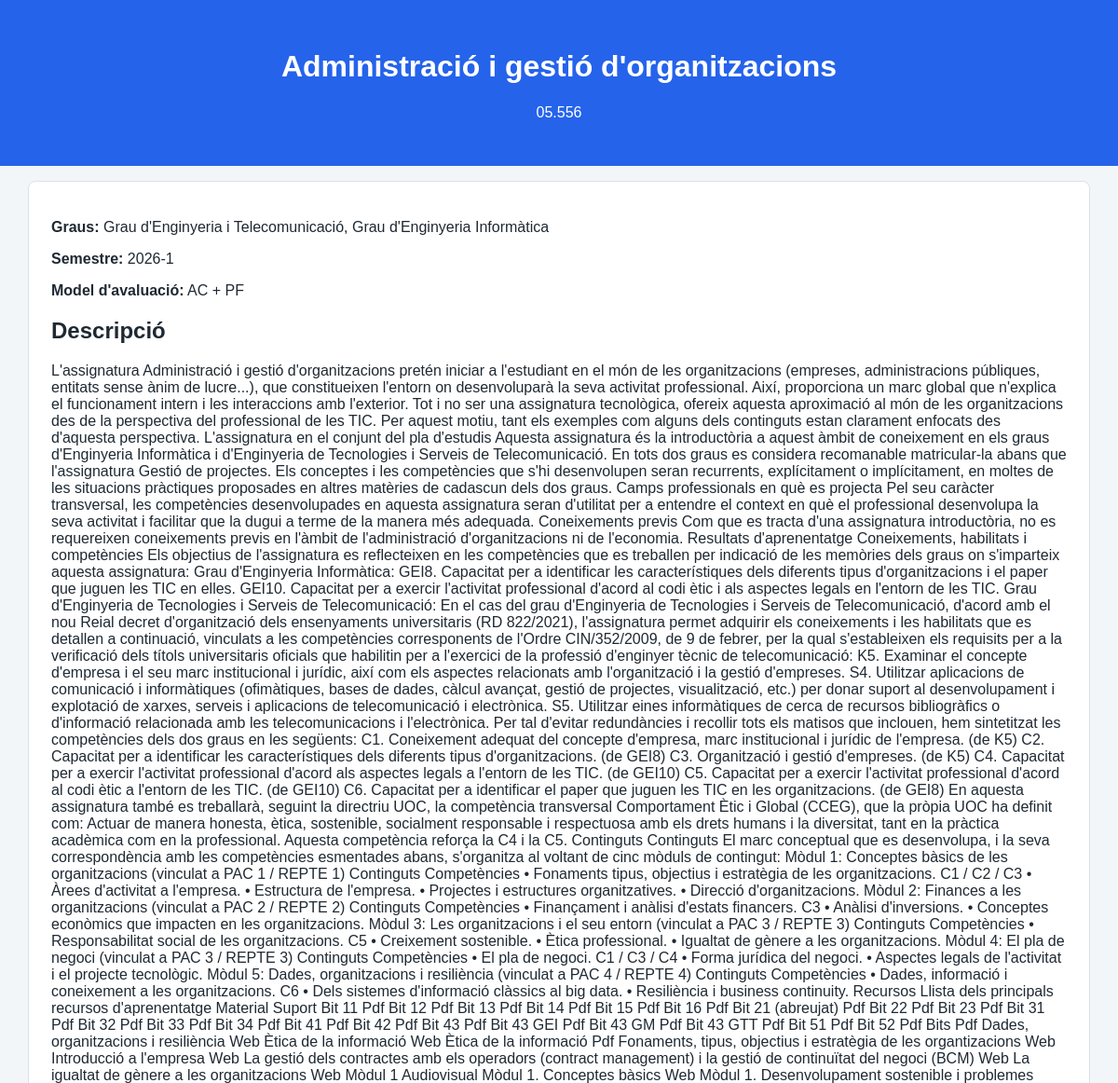
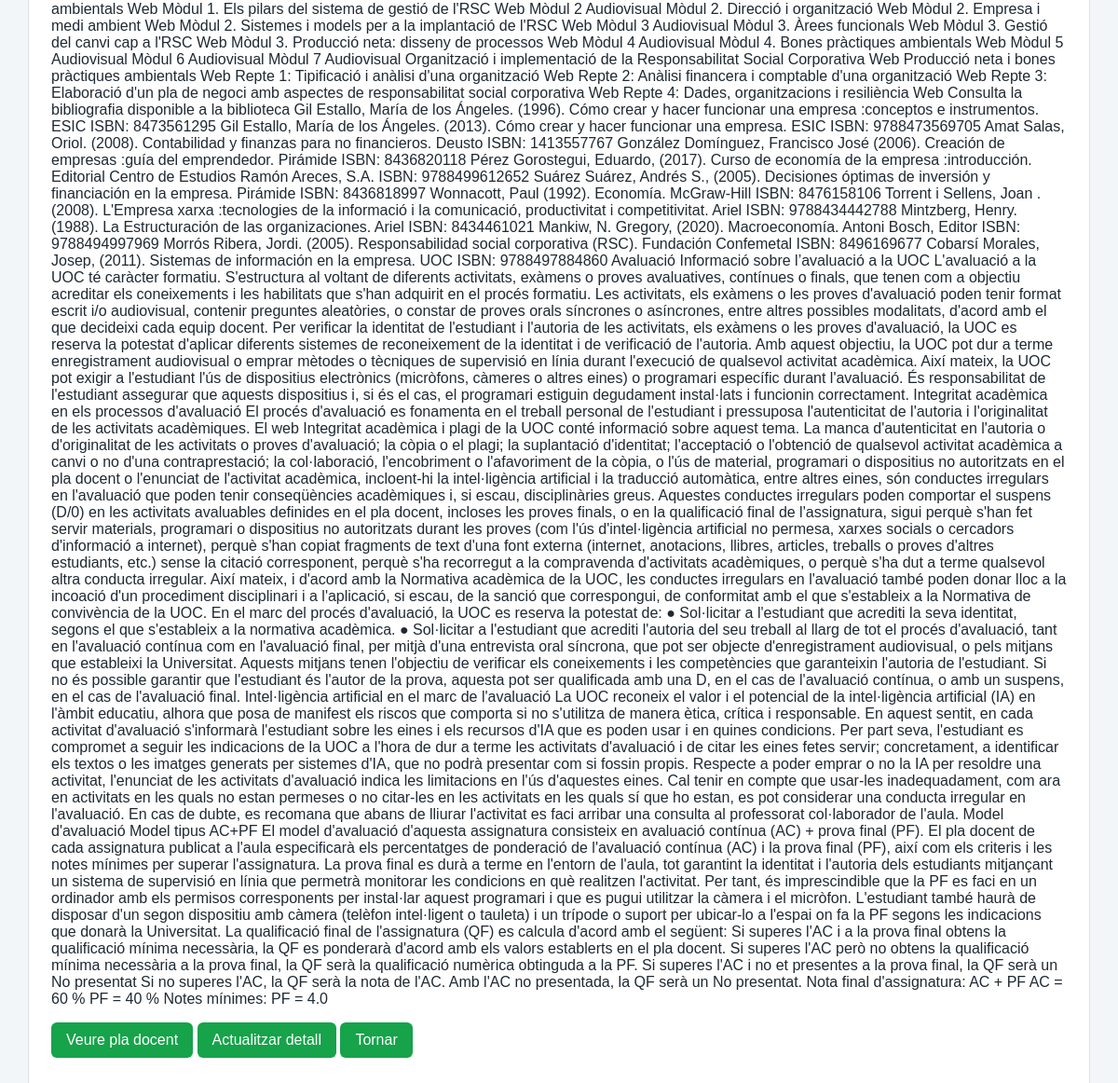
The page /assignatura/05.556 on the database its author committed (2 pictures, top to bottom).
### tables this page shows
CREATE TABLE assignatures (
            id INTEGER PRIMARY KEY AUTOINCREMENT,
            codi TEXT NOT NULL,
            titol TEXT NOT NULL,
            semestre TEXT NOT NULL,
            model_avaluacio TEXT,
            descripcio TEXT,
            url TEXT            
        , credits INTEGER, data_creacio TIMESTAMP, data_modificacio TIMESTAMP, llengua_id INTEGER, semestre_id INTEGER, professor_id INTEGER, actiu BOOLEAN DEFAULT 1);

### app.py (the view)
@aplicacio.route('/assignatura/<codi>')
def veure_assignatura(codi):
    assignatura = obtenir_assignatura_codi(codi)
    return render_template('assignatura.html', assignatura=assignatura)

### base_dades.py (called while the page is built)
def obtenir_connexio():
    connexio = sqlite3.connect(ruta_base_dades)
    connexio.row_factory = sqlite3.Row
    return connexio

### templates/assignatura.html (shortened to what this page needs)
{% extends "base.html" %}
{% block header_title %}{{ assignatura.titol }}{% endblock %}
{% block header_subtitle %}{{ assignatura.codi }}{% endblock %}
{% block content %}
    <section class="targeta">
        <p><strong>Graus:</strong> {{ assignatura.graus if assignatura.graus else 'Sense grau assignat' }}</p>
        <p><strong>Semestre:</strong> {{ assignatura.semestre }}</p>
        <p><strong>Model d'avaluació:</strong> {{ assignatura.model_avaluacio }}</p>
        <h2>Descripció</h2>
        <p>{{ assignatura.descripcio if assignatura.descripcio else 'Pendent de descripció' }}</p>
        <p style="margin-top: 16px;">
            <a class="boto" href="{{ assignatura.url }}" target="_blank">Veure pla docent</a>
            <a class="boto" href="{{ url_for('actualitzar_detall', codi=assignatura.codi) }}">Actualitzar detall</a>
            <a class="boto" href="{{ url_for('veure_assignatures') }}">Tornar</a>
        </p>
    </section>
{% endblock %}

### static/estil.css (style rules this page uses)
body { margin: 0; font-family: Arial, sans-serif; background-color: #f3f6f8; color: #1f2933; }
.targeta { background-color: white; border: 1px solid #d9e2ec; border-radius: 8px; padding: 24px; }
.boto { display: inline-block; background-color: #16a34a; color: white; padding: 10px 16px; border-radius: 6px; text-decoration: none; }

### rows shown on the page
assignatures: titol "Administració i gestió d'organitzacions", model_avaluacio "AC + PF"

### other values the page prints
{{ assignatura.codi }} "05.556"
{{ assignatura.graus if assignatura.graus else 'Sense grau assignat' }} "Grau d'Enginyeria i Telecomunicació, Grau d'Enginyeria Informàtica"
{{ assignatura.semestre }} "2026-1"
